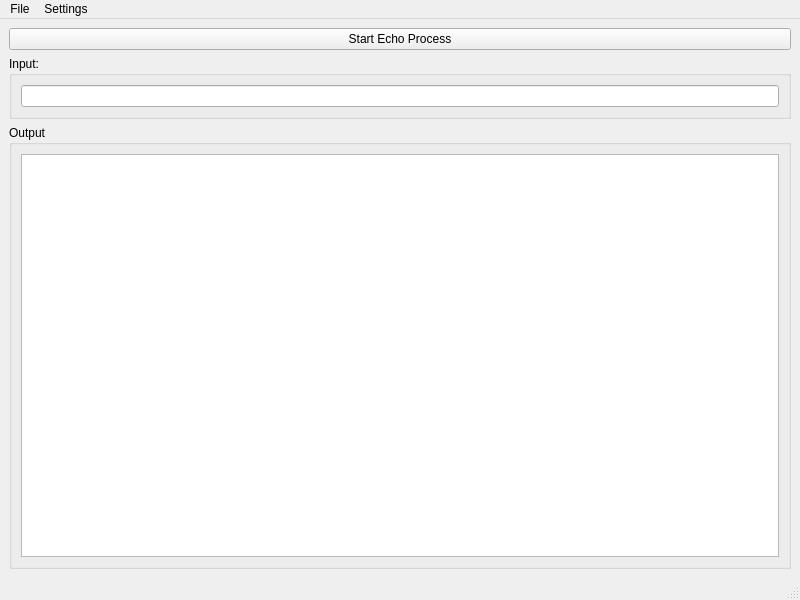
<?xml version="1.0" encoding="UTF-8"?>
<ui version="4.0">
 <class>MainWindow</class>
 <widget class="QMainWindow" name="MainWindow">
  <property name="geometry">
   <rect>
    <x>0</x>
    <y>0</y>
    <width>800</width>
    <height>600</height>
   </rect>
  </property>
  <property name="windowTitle">
   <string>MainWindow</string>
  </property>
  <widget class="QWidget" name="centralwidget">
   <layout class="QVBoxLayout" name="verticalLayout">
    <item>
     <widget class="QPushButton" name="pushButton">
      <property name="text">
       <string>Start Echo Process</string>
      </property>
     </widget>
    </item>
    <item>
     <widget class="QGroupBox" name="groupBox">
      <property name="title">
       <string>Input:</string>
      </property>
      <layout class="QHBoxLayout" name="horizontalLayout">
       <item>
        <widget class="QLineEdit" name="lineEdit"/>
       </item>
      </layout>
     </widget>
    </item>
    <item>
     <widget class="QGroupBox" name="groupBox_2">
      <property name="title">
       <string>Output</string>
      </property>
      <layout class="QHBoxLayout" name="horizontalLayout_2">
       <item>
        <widget class="QTextEdit" name="textEdit">
         <property name="readOnly">
          <bool>true</bool>
         </property>
        </widget>
       </item>
      </layout>
     </widget>
    </item>
   </layout>
  </widget>
  <widget class="QMenuBar" name="menubar">
   <property name="geometry">
    <rect>
     <x>0</x>
     <y>0</y>
     <width>800</width>
     <height>21</height>
    </rect>
   </property>
   <widget class="QMenu" name="menuFile">
    <property name="title">
     <string>File</string>
    </property>
    <addaction name="actionQuit"/>
   </widget>
   <widget class="QMenu" name="menuSettings">
    <property name="title">
     <string>Settings</string>
    </property>
    <addaction name="actionTrack_Errorrs"/>
   </widget>
   <addaction name="menuFile"/>
   <addaction name="menuSettings"/>
  </widget>
  <widget class="QStatusBar" name="statusbar"/>
  <action name="actionQuit">
   <property name="text">
    <string>Quit</string>
   </property>
  </action>
  <action name="actionTrack_Errorrs">
   <property name="checkable">
    <bool>true</bool>
   </property>
   <property name="text">
    <string>Track Errorrs</string>
   </property>
  </action>
 </widget>
 <resources/>
 <connections>
  <connection>
   <sender>actionQuit</sender>
   <signal>triggered()</signal>
   <receiver>MainWindow</receiver>
   <slot>close()</slot>
   <hints>
    <hint type="sourcelabel">
     <x>-1</x>
     <y>-1</y>
    </hint>
    <hint type="destinationlabel">
     <x>399</x>
     <y>299</y>
    </hint>
   </hints>
  </connection>
 </connections>
</ui>
